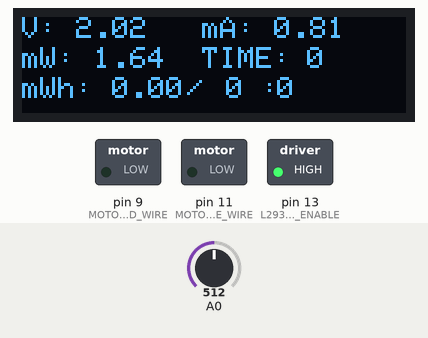
Bench run of a sketch on a simulated Arduino Uno, built with avr-gcc and run on an emulated ATmega328P. Parts: 128×32 one-colour display, switched loads named in the sketch (green lamp = pin HIGH). The inputs (shaded band) are chosen by the test bench; at power-on: A0 = 512. The display library's start-up logo is not drawn.

Above: at 1.2 s.
1.3 s: A0 set to 716
At 3.0 s:
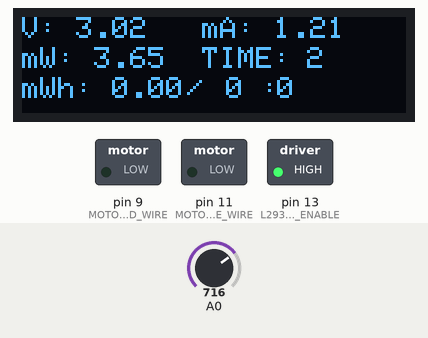
3.6 s: A0 set to 900
At 4.7 s:
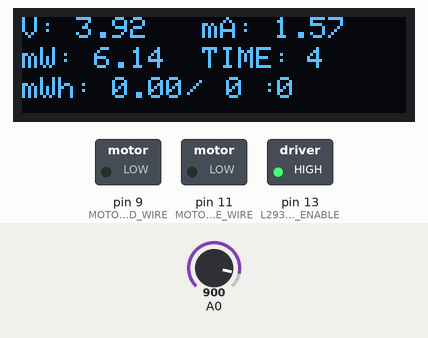
5.7 s: A0 set to 1023
At 9.0 s:
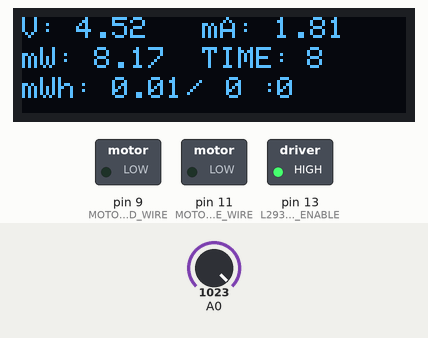
Timing chart, 0 to 10.5 s (numbered marks = the images above; inputs shaded):
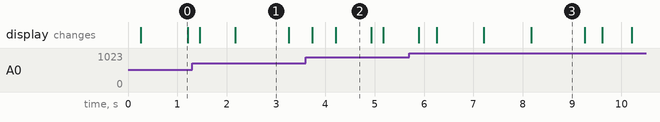

The sketch:

Solar_panel.ino
```cpp
#include <SPI.h>
#include <Wire.h>
#include <Adafruit_GFX.h>
#include <Adafruit_SSD1306.h>

#define SCREEN_WIDTH 128 // OLED display width, in pixels
#define SCREEN_HEIGHT 32 // OLED display height, in pixels

// Declaration for an SSD1306 display connected to I2C (SDA, SCL pins)
#define OLED_RESET     4 // Reset pin # (or -1 if sharing Arduino reset pin)

#define EVENT_TIME_ADC 100
#define EVENT_TIME_OLED 120
#define EVENT_TIME 1000

#define MOTOR_RED_WIRE 9
#define MOTOR_WHITE_WIRE 11
#define L293D_DRIVER_ENABLE  13

#define TRUE 1
#define FALSE 0


Adafruit_SSD1306 display(SCREEN_WIDTH, SCREEN_HEIGHT, &Wire, OLED_RESET);

uint8_t state = 0;

uint16_t sensorValue = 0;
float voltage = 0;
float current = 0;
float power = 0;
float energy = 0;

float power_track = 0;

uint32_t previous_time_ADC = 0;
uint32_t previous_time_OLED = 0;
uint32_t previous_time_TIME = 0;

uint16_t time_s = 0;
uint16_t time_m = 0;
uint16_t time_h = 0;

uint16_t temp_time_m = 0;

uint8_t flag_motor = FALSE;

// the setup routine runs once when you press reset:
void setup() {
  // initialize serial communication at 9600 bits per second:
  Serial.begin(9600);


  /*
  * Motor Control Pin
  */
  pinMode(MOTOR_RED_WIRE, OUTPUT);
  pinMode(MOTOR_WHITE_WIRE, OUTPUT);
  /*
   * Driver L293D Enable Pin
   */
  pinMode(L293D_DRIVER_ENABLE, OUTPUT);
  digitalWrite(L293D_DRIVER_ENABLE, HIGH);

  /*
  * OLED SetUp
  */
  display.begin(SSD1306_SWITCHCAPVCC, 0x3C);
}
/********************************************/
/********************************************/
/********************************************/
/*
 *
 */
void task_sensorValue_id (void);
/*
 *
 */
void task_OLED_id (void);
/*
 *
 */
void task_RTC_id(void);

/********************************************/
/********************************************/
/********************************************/

/*
 * Main Loop
 */
void loop() {
  uint32_t currentTime = millis(); //ms

  /*
   *
   */
  if(currentTime - previous_time_ADC >= EVENT_TIME_ADC)
  {
    task_sensorValue_id();

    previous_time_ADC = currentTime;
  }
  /*
   *
   */
  if(currentTime - previous_time_OLED >= EVENT_TIME_OLED)
  {
    task_OLED_id();

    previous_time_OLED = currentTime;
  }
  /*
   *
   */
  if(currentTime - previous_time_TIME >= EVENT_TIME)
  {
    task_RTC_id();

    previous_time_TIME = currentTime;
  }
  /*
   *
   */
  if( TRUE == flag_motor )
  {
    state++;
    if(state < 8)
    {
      //Serial.println("RIGHT");
      digitalWrite(MOTOR_RED_WIRE, HIGH);
      digitalWrite(MOTOR_WHITE_WIRE, LOW);
      delay(750);
    }

    if(state > 8)
    {
      //Serial.println("LEFT");
      digitalWrite(MOTOR_WHITE_WIRE, HIGH);
      digitalWrite(MOTOR_RED_WIRE, LOW);
      delay(3500);

      state = 0;
    }

    flag_motor = FALSE;
    digitalWrite(MOTOR_RED_WIRE, LOW);
    digitalWrite(MOTOR_WHITE_WIRE, LOW);
  }
}
```

task_OLED_id.ino
```cpp
void task_OLED_id ()
{

  display.setTextColor(SSD1306_WHITE); // Draw white text
  display.setCursor(0, 0);     // Start at top-left corner
  display.setTextSize(1);      // Normal 1:1 pixel scale

  display.display();

  // Clear the buffer
  display.clearDisplay();


  display.print("V: ");
  display.print(voltage);
  display.setCursor(60, 0);
  display.print("mA: ");
  display.println(current);

  display.setCursor(0, 10);
  display.print("mW: ");
  display.print(power);

  display.setCursor(0, 20);
  display.print("mWh: ");
  display.print(energy);

  /*
   * RTC
   */
  display.setCursor(60, 10);
  display.print("TIME:");

  display.setCursor(95, 10);
  display.print(time_s);

  display.setCursor(55, 20);
  display.print("/");

  display.setCursor(68, 20);
  display.print(time_h);

  display.setCursor(80, 20);
  display.print(":");

  display.setCursor(85, 20);
  display.print(time_m);
  //Serial.print(time_h); Serial.print(":"); Serial.print(time_m); Serial.print(":"); Serial.print(time_s); Serial.println(".");
}
```

task_RTC_id.ino
```cpp
void task_RTC_id ()
{

  time_s++;
  if(time_s > 59)
  {
    time_m++;
    time_s = 0;

    if( 0 == (time_m%20) )
    {
      /*
       *
       */
      flag_motor = TRUE;
    }
  }
  if(time_m > 59)
  {
    time_h++;
    time_m = 0;
    if(time_h > 23)
    {
      time_s = 0;
      time_m = 0;
      time_h = 0;
    }
  }
  //Serial.print(time_h); Serial.print(":"); Serial.print(time_m); Serial.print(":"); Serial.print(time_s); Serial.println(".");

}
```

task_sensorValue_id.ino
```cpp
void task_sensorValue_id ()
{
  sensorValue = analogRead(A0);

  voltage = ( sensorValue * (5.0 / 1023.0) ) - 0.48;
  current = voltage/2.5;

  power = current * voltage;

  energy = ( power * ((0.1)/(3600)) ) + energy;
}
```

Measured:
- what the display in image 0 shows lasts 0.9 s, from 0.3 s to 1.2 s
- what the display in image 1 shows lasts 1.1 s, from 2.2 s to 3.3 s
- what the display in image 2 shows lasts 0.7 s, from 4.2 s to 4.9 s
